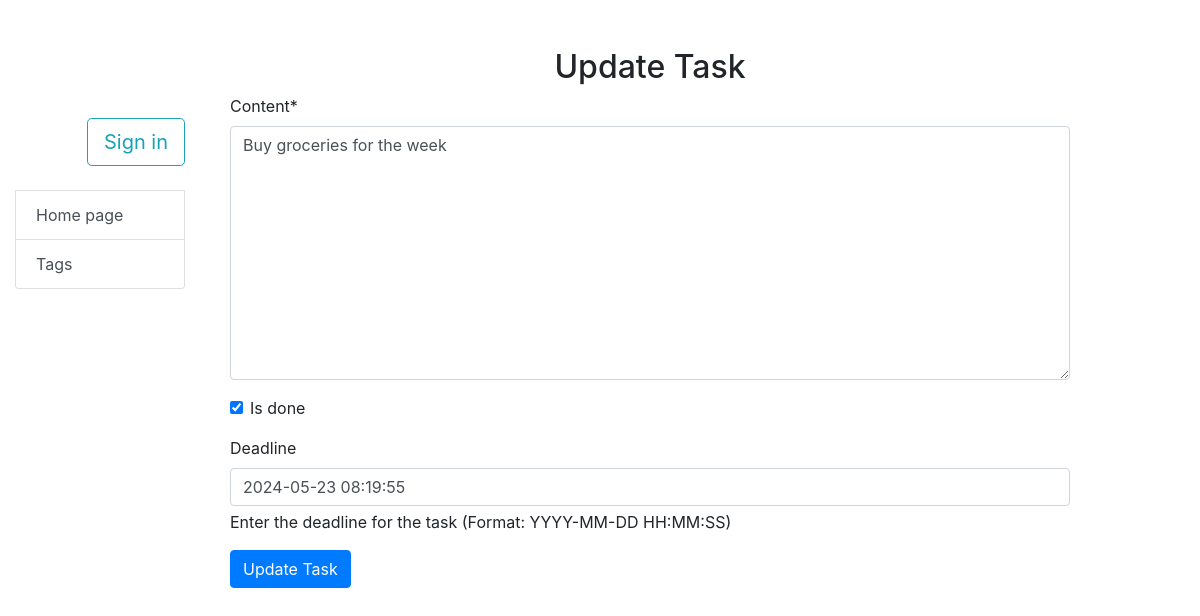
/task/update/2/, run on an earlier commit of the app's database.
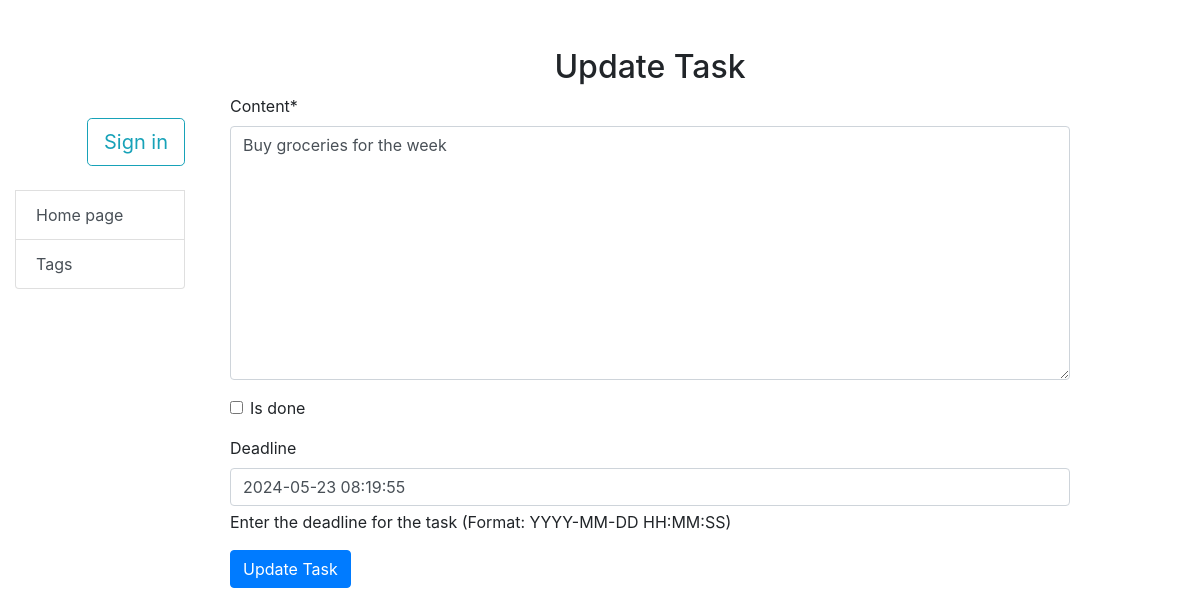
And on a later commit of the database.
### todo/models.py (models this page shows, shortened)
class Task(models.Model):
    content = models.TextField()
    created_at = models.DateTimeField(auto_now_add=True)
    deadline = models.DateTimeField(null=True, blank=True)
    is_done = models.BooleanField(default=False)
    tags = models.ManyToManyField("Tag", related_name="tasks", blank=True)
    owner = models.ForeignKey(
        User,
        on_delete=models.CASCADE,
        related_name="tasks",
    )
    class Meta:
        ordering = ["is_done"]

### todo/views.py (the view)
# urls.py: path("task/update/<int:pk>/", update_task, name="update_task"),
def update_task(request: HttpRequest, pk: int) -> HttpResponse:
    task = Task.objects.get(id=pk)
    if request.method == "POST":
        form = TaskUpdateForm(request.POST, instance=task)
        if form.is_valid():
            form.save()
            return redirect("todo:index")
    else:
        form = TaskUpdateForm(instance=task)
    return render(request, "todo/update_task.html", {"form": form})

### todo/forms.py
class TaskUpdateForm(forms.ModelForm):
    class Meta:
        model = Task
        fields = ["content", "is_done", "deadline"]
    def __init__(self, *args, **kwargs):
        super(TaskUpdateForm, self).__init__(*args, **kwargs)
        self.fields["deadline"].help_text = (
            "Enter the deadline for the task (Format: YYYY-MM-DD HH:MM:SS)"
        )
        self.helper = FormHelper()
        self.helper.layout = Layout(
            "content",
            "is_done",
            "deadline",
            Submit("update", "Update Task", css_class="btn-primary"),
        )

### templates/todo/update_task.html (shortened to what this page needs)
{% extends "_base.html" %}
{% load crispy_forms_filters %}
{% block content %}
<div class="container mt-5">
    <h2  class="text-center">Update Task</h2>
    <form method="post">
        {{ form|crispy }}
        <button type="submit" class="btn btn-primary">Update Task</button>
    </form>
</div>
{% endblock %}

What changed in the data, as far as the page shows it:
changed Task "Buy groceries for the week": is_done "☑" → "☐"
